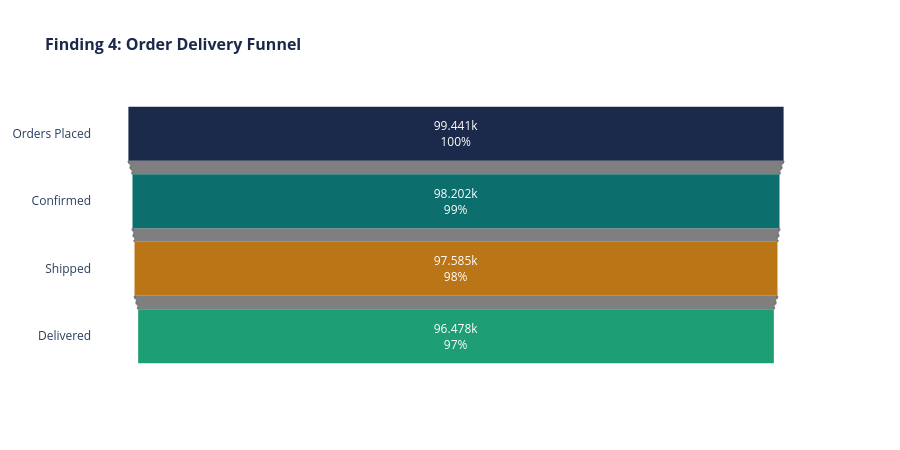

The code cell stored with this chart in its notebook:
### Code cell
# Delivery funnel — where orders drop
total_orders = len(orders)
delivered    = len(orders[orders['order_status']=='delivered'])
shipped      = len(orders[orders['order_status'].isin(
    ['delivered','shipped'])])
confirmed    = len(orders[orders['order_status'].isin(
    ['delivered','shipped','approved',
     'processing','invoiced'])])

# Late deliveries
delivered_df = orders[
    orders['order_status']=='delivered'].copy()
delivered_df['late'] = (
    delivered_df['order_delivered_customer_date'] >
    delivered_df['order_estimated_delivery_date'])
late_pct = delivered_df['late'].mean() * 100

stages = ['Orders Placed','Confirmed','Shipped','Delivered']
counts = [total_orders, confirmed, shipped, delivered]
drops  = [0] + [counts[i-1]-counts[i] for i in range(1,4)]
drop_pcts = [0] + [
    (counts[i-1]-counts[i])/counts[i-1]*100
    for i in range(1,4)]

fig4 = go.Figure(go.Funnel(
    y=stages,
    x=counts,
    textinfo='value+percent initial',
    marker=dict(color=[
        '#1B2A4A','#0D6E6E','#BA7517','#1D9E75']),
    connector=dict(line=dict(
        color='#767676', dash='dot', width=2))))

fig4.update_layout(
    height=450,
    title_text='<b>Finding 4: Order Delivery Funnel</b>',
    title_font=dict(size=16, color='#1B2A4A'),
    plot_bgcolor='white',
    paper_bgcolor='white')

fig4.show()

print(f"\n📊 FINDING 4 — KEY NUMBERS:")
print(f"Total orders placed:   {total_orders:,}")
print(f"Successfully delivered: {delivered:,} "
      f"({delivered/total_orders*100:.1f}%)")
print(f"Lost in funnel:        {total_orders-delivered:,} "
      f"({(total_orders-delivered)/total_orders*100:.1f}%)")
print(f"Late deliveries:       {late_pct:.1f}% of delivered orders")

### Figure 1 — Plotly figure (JSON) as saved in the notebook; plotly's stock layout.template omitted (floating-point values rounded to 4 significant figures)
{"data": [{"connector": {"line": {"color": "#767676", "dash": "dot", "width": 2}}, "marker": {"color": ["#1B2A4A", "#0D6E6E", "#BA7517", "#1D9E75"]}, "textinfo": "value+percent initial", "type": "funnel", "x": [99441, 98202, 97585, 96478], "y": ["Orders Placed", "Confirmed", "Shipped", "Delivered"]}], "layout": {"height": 450, "paper_bgcolor": "white", "plot_bgcolor": "white", "title": {"font": {"color": "#1B2A4A", "size": 16}, "text": "<b>Finding 4: Order Delivery Funnel</b>"}}}
